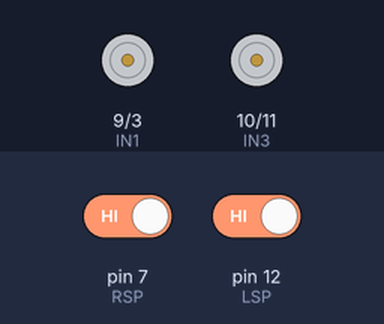
Recording of a sketch running on a simulated Arduino Uno, built with avr-gcc and run on an emulated ATmega328P. On the bench: motor-driver pin pairs drawn as motors (green arrow = first pin HIGH = forward, orange = second pin HIGH = backward, longer = more drive, scaled by the enable pin). The inputs (shaded band) are chosen by the test bench; at power-on: pin 7 (RSP) HIGH, pin 12 (LSP) HIGH.

Above: at 1.2 s.
1.3 s: pin 7 (RSP) driven LOW
At 2.5 s:
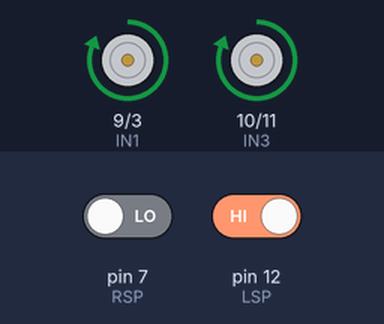
2.8 s: pin 12 (LSP) driven LOW
At 3.8 s:
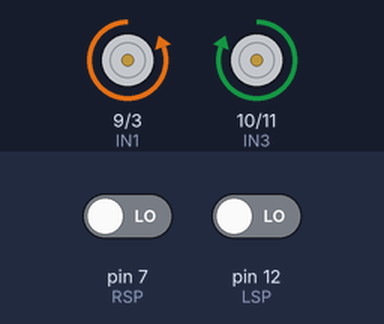
4.3 s: pin 7 (RSP) driven HIGH
At 5.0 s:
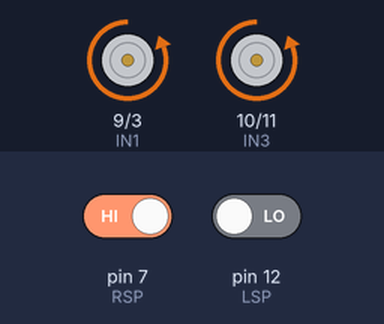
5.8 s: pin 12 (LSP) driven HIGH
At 6.1 s:
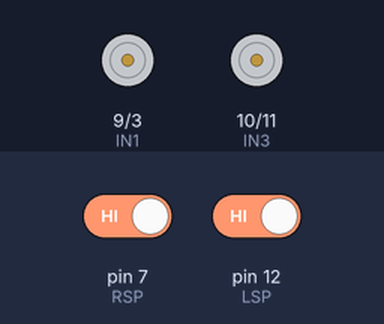
Timing chart, 0 to 8.3 s (numbered marks = the images above; inputs shaded):
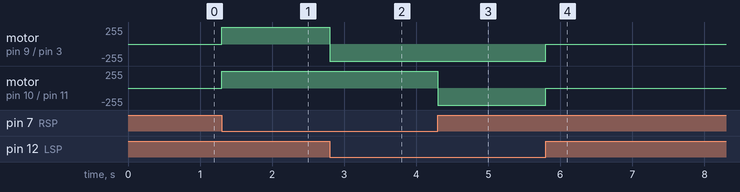

Measured:
- after the input at 1.3 s, motor on pin 9 (IN1) / pin 3 (IN2), motor on pin 10 (IN3) / pin 11 (IN4): stopped → forward 255/255 at once
- after the input at 2.8 s, motor on pin 9 (IN1) / pin 3 (IN2): forward 255/255 → backward 255/255 at once
- after the input at 4.3 s, motor on pin 10 (IN3) / pin 11 (IN4): forward 255/255 → backward 255/255 at once
- after the input at 5.8 s, motor on pin 9 (IN1) / pin 3 (IN2), motor on pin 10 (IN3) / pin 11 (IN4): backward 255/255 → stopped at once

The sketch:

IRsensor_directions.ino
```cpp
/*  TITLE: IR sensor directions
 *  By: Dena Attar from Project Group 8
 *  DATE: 03/21/2022
*/


//define pins and variables

int LSP = 12;
int RSP = 7;

int IN1 = 9;
int IN2 = 3;
int IN3 = 10;
int IN4 = 11;
int ENA = 5;
int ENB = 8;

 void setup() {
  //SENSORS
  pinMode(LSP,INPUT);
  pinMode(RSP,INPUT);
  //MOTORS
  pinMode(IN1,OUTPUT);
  pinMode(IN2,OUTPUT);
  pinMode(ENA,OUTPUT);
  pinMode(IN3,OUTPUT);
  pinMode(IN4,OUTPUT);
  pinMode(ENB,OUTPUT);
}

 void loop() {
  //read sensor data and store 0 means WHITE/ON
  int LSD = digitalRead(LSP);
  int RSD = digitalRead(RSP);
  if (LSD == 0 && RSD == 0)
  {
    //move FORWARD
  digitalWrite(IN1,LOW);//LOW
  digitalWrite(IN2,HIGH);//HIGH
  analogWrite(ENA,255);
  digitalWrite(IN3,HIGH);//HIGH
  digitalWrite(IN4,LOW);//LOW
  analogWrite(ENB,255);
  }


  else if (LSD == 1 && RSD == 0)
  {
    //LEFT turn
  digitalWrite(IN1,HIGH);//HIGH
  digitalWrite(IN2,LOW);//LOW
  analogWrite(ENA,255);
  digitalWrite(IN3,HIGH);//HIGH
  digitalWrite(IN4,LOW);//LOW
  analogWrite(ENB,255);
  }

  //if black is detected by right, right motor stops
  else if (LSD == 0 && RSD == 1)
  {
    //RIGHT turn
  digitalWrite(IN1,LOW);//LOW
  digitalWrite(IN2,HIGH);//HIGH
  analogWrite(ENA,255);
  digitalWrite(IN3,LOW);//LOW
  digitalWrite(IN4,HIGH);//HIGH
  analogWrite(ENB,255);
  }

  //if both detect black, both stop
  else if (LSD == 1 && RSD == 1)
  {
    //STOP
  digitalWrite(IN1,LOW);
  digitalWrite(IN2,LOW);
  digitalWrite(IN3,LOW);
  digitalWrite(IN4,LOW);


  }

 }
```
